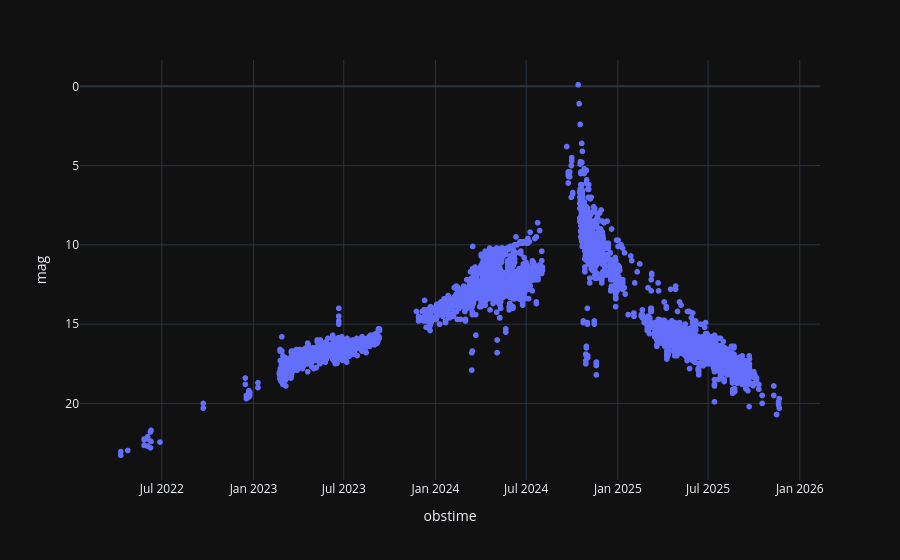

The notebook cell saved with this chart:
### Code cell
fig = px.scatter(ades_proceed_df, x='obstime', y='mag', template= 'plotly_dark')
fig.update_yaxes(autorange="reversed")
fig.show()

### Figure 1 — Plotly figure (JSON) as saved in the notebook; plotly's stock layout.template omitted (floating-point values rounded to 4 significant figures; data arrays with more than 128 entries replaced by an {"elided": "..."} marker saying what was removed)
{"data": [{"hovertemplate": "obstime=%{x}<br>mag=%{y}<extra></extra>", "legendgroup": "", "marker": {"color": "#636efa", "symbol": "circle"}, "mode": "markers", "name": "", "showlegend": false, "type": "scattergl", "x": {"elided": "9461 str values"}, "xaxis": "x", "y": {"elided": "9461 float values"}, "yaxis": "y"}], "layout": {"legend": {"tracegroupgap": 0}, "margin": {"t": 60}, "xaxis": {"anchor": "y", "domain": [0, 1], "title": {"text": "obstime"}}, "yaxis": {"anchor": "x", "autorange": "reversed", "domain": [0, 1], "title": {"text": "mag"}}}}
